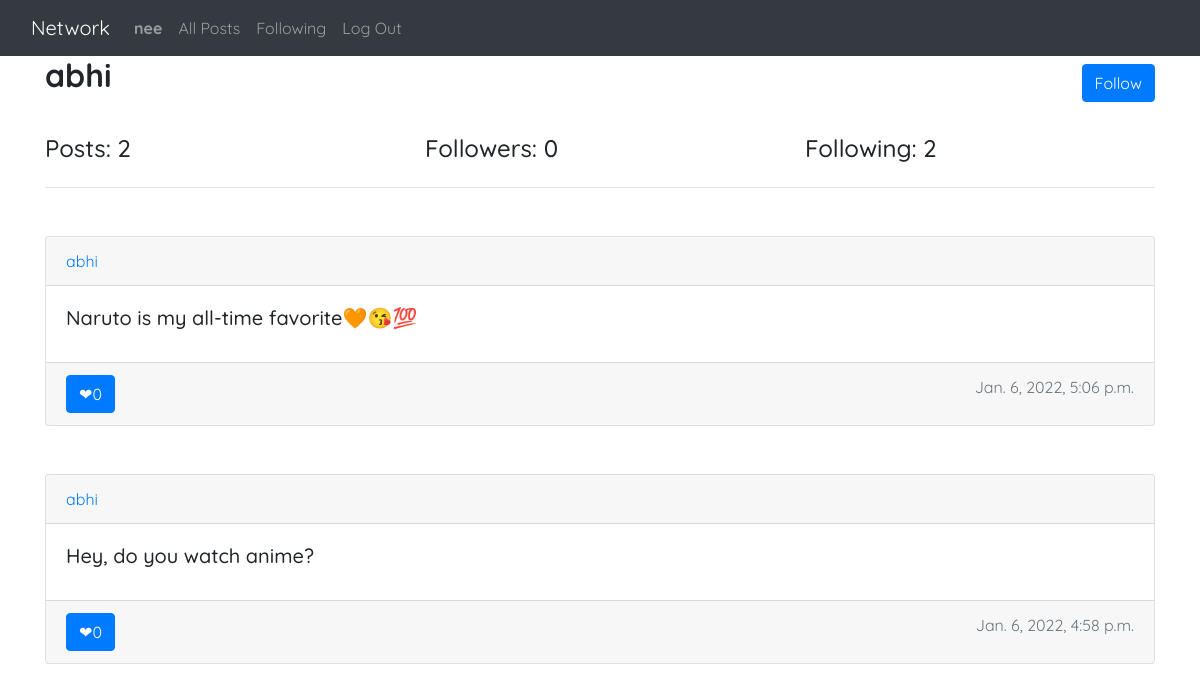
Page /profile/abhi (signed in) on the committed database.
### network/models.py (models this page shows, shortened)
class User(AbstractUser):
    pass

class Post(models.Model):
    user = models.ForeignKey('User', on_delete = models.CASCADE, related_name = "author")
    content = models.CharField(max_length = 255)
    date = models.DateTimeField(default = timezone.now)
    likes = models.IntegerField(default = 0)

### network/views.py (the view)
# urls.py: path("profile/<str:user>", views.profile, name="profile"),
def profile(request, user):
    user = User.objects.filter(username = user).first()
    followers = len(Follow.objects.filter(following = user))
    following = len(Follow.objects.filter(follower = user))
    posts = Post.objects.filter(user = user).order_by('-date')
    return render(request, 'network/profile.html', {
        "username": user,
        "followers": followers,
        "following": following,
        "posts": posts
    })

### network/templates/network/profile.html
{% extends "network/layout.html" %}
{% block body %}
    <div class="container">
        <div class="row">
            <div class="col">
                <h2><strong>{{ username }}</strong></h2>
            </div>
            <div class="col-6"></div>
            <div class="col">
                {% if request.user != username %}
                    <button class="btn btn-primary my-2" style="display: flex; float: right;">Follow</button>
                {% endif %}
            </div>
        </div>
    </div>
    <br>
    <div class="container">
        <div class="row">
            <div class="col">
                <h4> Posts: {{ posts|length }} </h4>
            </div>
            <div class="col">
                <h4>Followers: {{followers}}</h4>
            </div>
            <div class="col">
                <h4>Following: {{following}}</h4>
            </div>
        </div>
        <hr>
    </div>
    <div class="container my-5">
        {% for post in posts %}
            <div class="card ">
                <div class="card-header">
                    <a href="{% url 'profile' post.user %}">{{post.user.username}}</a>
                </div>
                <div class="card-body">
                    <h5 class="card-title">{{ post.content }}</h5>
                </div>
                <div class="card-footer text-muted" >
                    <a href="#" class="btn btn-primary" style="float: left;"><span >&#x2764;</span>{{post.likes}}</a>
                    <span style="float: right;">{{ post.date }}</span>
                </div>
            </div>
            <br><br>
       {% endfor %}
    </div>
{% endblock %}

### network/templates/network/layout.html (shortened to what this page needs)
{% load static %}
<!DOCTYPE html>
<html lang="en">
    <head>
        <link rel="stylesheet" href="https://stackpath.bootstrapcdn.com/bootstrap/4.4.1/css/bootstrap.min.css">
        <link href="{% static 'network/styles.css' %}" rel="stylesheet">
    </head>
    <body>
        <nav class="navbar navbar-expand-lg navbar-dark bg-dark">
            <div class="container-fluid">
                <a class="navbar-brand" href="{% url 'index' %}">Network</a>
                <div class="collapse navbar-collapse" id="navbarSupportedContent">
                    <ul class="navbar-nav">
                        {% if user.is_authenticated %}
                            <li class="nav-item">
                                <a class="nav-link" href="{% url 'profile' user %}"><strong>{{ user.username }}</strong></a>
                            </li>
                        {% endif %}
                        <li class="nav-item">
                        <a class="nav-link" href="{% url 'index' %}">All Posts</a>
                        </li>
                        {% if user.is_authenticated %}
                            <li class="nav-item">
                                <a class="nav-link" href="{% url 'following' %}">Following</a>
                            </li>
                            <li class="nav-item">
                                <a class="nav-link" href="{% url 'logout' %}">Log Out</a>
                            </li>
                        {% endif %}
                    </ul>
                </div>
            </div>
        </nav>
        <div class="body">
            {% block body %}
            {% endblock %}
        </div>
    </body>
</html>

### network/static/network/styles.css (style rules this page uses)
* { font-family: 'Quicksand', sans-serif; }

### rows in the picture
User: username "nee"
User: username "abhi"
Post: user.username "abhi", content "Naruto is my all-time favorite🧡😘💯", likes "0", date "Jan. 6, 2022, 5:06 p.m."
Post: user.username "abhi", content "Hey, do you watch anime?", likes "0", date "Jan. 6, 2022, 4:58 p.m."

### other values in the picture
{{ posts|length }} "2"
{{ followers }} "0"
{{ following }} "2"
